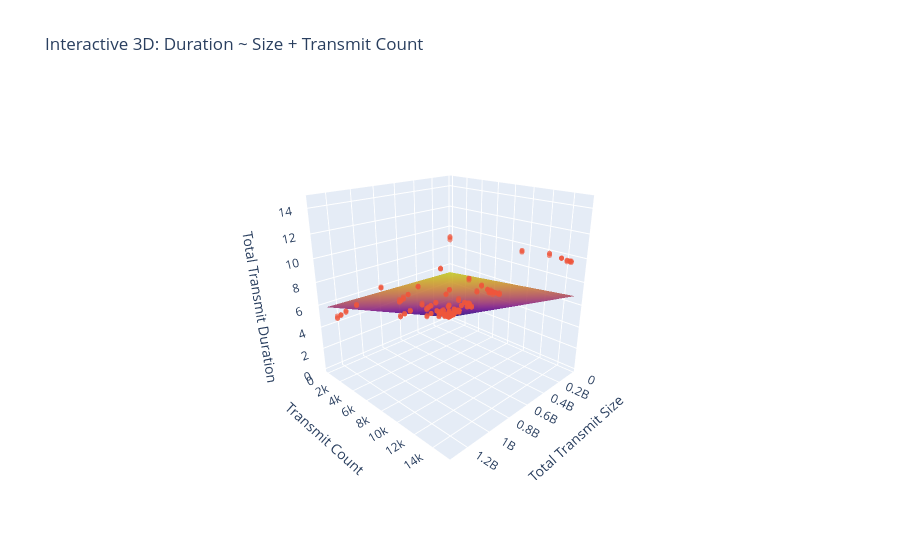

The notebook cell saved with this chart:
### Code cell
from sklearn.linear_model import LinearRegression

dfs = []

for i in [4, 8]:
    with open(f'../results/quest/tp_gloo_{i}.json', 'r') as f:
        tp_data = json.load(f)

    df = pd.DataFrame(tp_data)
    df = df[["total_transmit_duration", "total_transmit_size", "transmit_count"]]
    df.loc[:, "total_transmit_size"] = df["total_transmit_size"] * (i - 1)
    df.loc[:, "transmit_count"] = df["transmit_count"] * (i - 1)
    df.loc[:, "total_transmit_duration"] = df["total_transmit_duration"]
    dfs.append(df)

df = pd.concat(dfs, ignore_index=True)

X = df[[x_size, x_count]].copy()
y = df[y_col].copy()

def manual_fit(a = None, b = None):
    model = LinearRegression()
    smallest_loc = df[x_size] == df[x_size].min()
    if a is None:
        a = (y[smallest_loc] / X[smallest_loc][x_count]).mean()
    print(f"Anticipated latency per transmit (a): {a*1000:.4f} ms")
    bigger_loc = df[x_size] >= df[x_size].max() * 0.1
    if b is None:
        b = (y[bigger_loc] / X[bigger_loc][x_size]).mean()
    print(f"Anticipated Bandwidth: {1/(b * 1e6):.4f} MB/s")
    model.coef_ = np.array([b, a])
    model.feature_names_in_ = np.array(["total_transmit_size", "transmit_count"])
    model.intercept_ = 0
    return model

model = manual_fit(0.4387 * 1e-3, 1e-6/113.1185)

y_pred = model.predict(X)
y_true = y

evaluate(y_true, y_pred, X)

visualize(df, model)

### Figure 1 — Plotly figure (JSON) as saved in the notebook; plotly's stock layout.template omitted (floating-point values rounded to 4 significant figures; data arrays with more than 128 entries replaced by an {"elided": "..."} marker saying what was removed)
{"data": [{"name": "Fitted surface (mean)", "opacity": 0.85, "showscale": false, "type": "surface", "x": {"elided": "50x50 float values"}, "y": {"elided": "50x50 float values"}, "z": {"elided": "50x50 float values"}}, {"marker": {"opacity": 0.6, "size": 3}, "mode": "markers", "name": "Data", "type": "scatter3d", "x": {"elided": "252 float values"}, "y": {"elided": "252 int values"}, "z": {"elided": "252 float values"}}], "layout": {"legend": {"itemsizing": "constant"}, "scene": {"camera": {"eye": {"x": 1.6, "y": 1.6, "z": 0.9}}, "xaxis": {"title": {"text": "Total Transmit Size"}}, "yaxis": {"title": {"text": "Transmit Count"}}, "zaxis": {"title": {"text": "Total Transmit Duration"}}}, "title": {"text": "Interactive 3D: Duration ~ Size + Transmit Count"}}}
